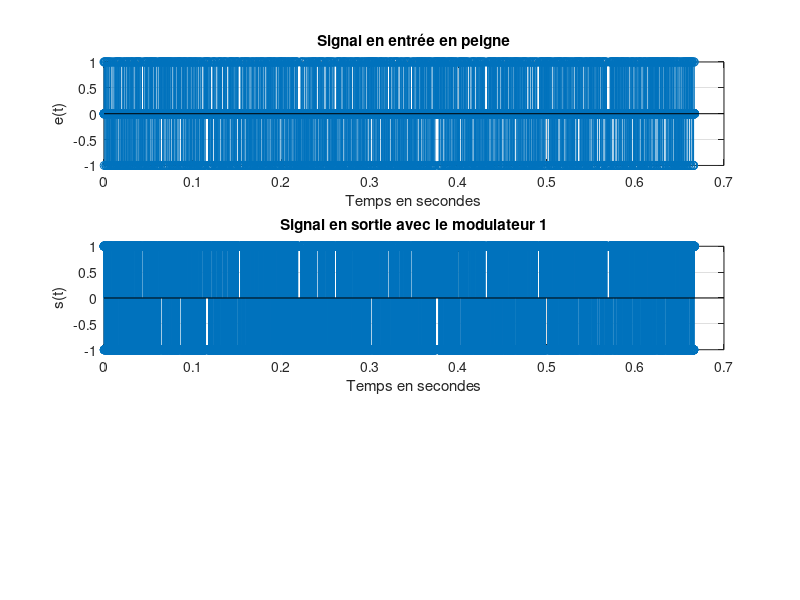
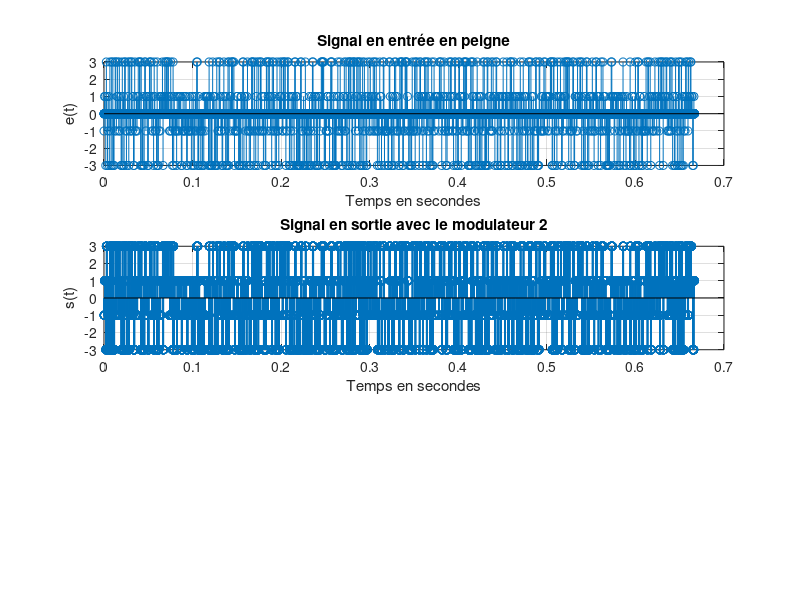
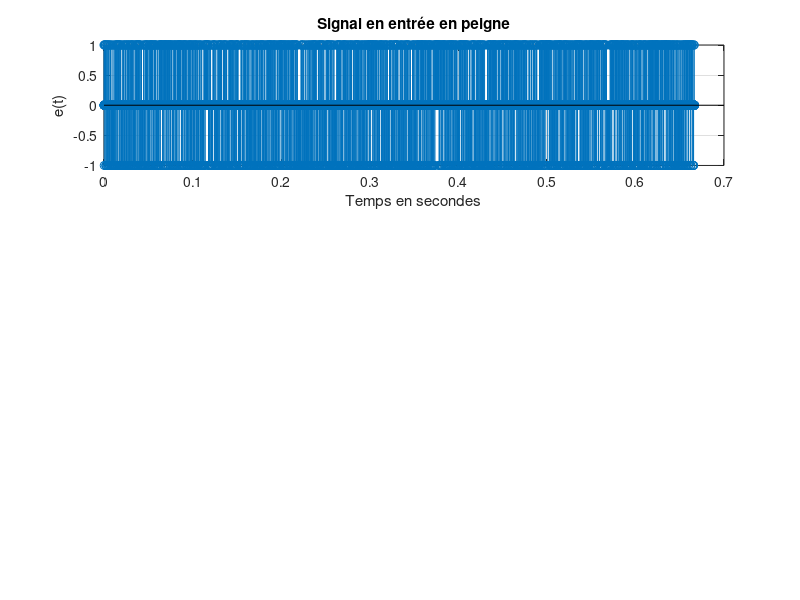

The MATLAB source for these figures, in order: (Note: this script raises an error after producing the figures.)
close all;
clear;
clc;
%% PARTIE 1 
%% Données 
% Frequence/Période d'echantillonage

Fe = 24000;%Hz
Te = 1/Fe; %seconde 

% Débit binaire 

Rb = 3000 % bits/s

Tb = 1/Rb; 

% Facteur de suréchantillonage 
Ns = Tb/Te % à déterminer dans chaque cas

% la durée symbole
Ts = Ns*Te; 


% Signal a transmettre 
taille = 2000; % le nombre de bits qu'on ve transmettre
transmettre = randi(0:1,1,taille) %génére aléatoirement taille bits



%% Les modulateurs 

%% Modulateteur 1 
% - Mapping : symboles binaires a moyenne nulle.
transmettre_1 = 2*transmettre; 
transmettre_1 = transmettre_1 -1; % les 1 deviennent des 1 et les 0 deviennent des -1 
mat = zeros(1,Ns); 
mat(1)= 1;  % [1 0 0 0 ...] 

transmettre_peigne = kron(transmettre_1, mat ); % une forme de peigne 

echelle = [0 : Te : (taille*Ts)-Te]; 

figure(1)
subplot(3,1,1);
stem(echelle,transmettre_peigne);grid on;
xlabel("Temps en secondes");
ylabel("e(t)");
title("Signal en entrée en peigne");

V_0 = -1; % symbole du bit 0 
V_1 = 1; %symbole du bit 1 

% – Filtre de mise en forme rectangulaire de hauteur 1 et de duree  egale a la duree symbole.
porte = ones(1,Ns); % le filtre de mise en forme [ 1 1 1 ...] de taille Ns 
entree_conv = filter(porte,1,transmettre_peigne); %le peigne convolué avec le filtre de mise en forme 

% Tracé
figure(1); 
subplot(3,1,2);
stem(echelle,entree_conv);grid on;
xlabel("Temps en secondes");
ylabel("s(t)");
title("Signal en sortie avec le modulateur 1");
exportgraphics(gcf,'./images/temp_mod1.png','Resolution',400);



%% Modulateur 2 
% - Mapping : symboles 4-aires `a moyenne nulle.
% – Filtre de mise en forme : rectangulaire de hauteur 1 et de duree egale a la duree symbole.

% Symboles avec le mapping de Gray 
V_00 = -3; 
V_01 = -1;
V_10 = 3;
V_11 = 1;

transmettre_2 = reshape(transmettre,2,[])'; % groupe les bits 2 par 2 
index = bi2de(transmettre_2)';  % convertir ligne par ligne de binaire en décimal [ 3 2 2 1 1 0 0 0 1 3...]

lut = [-3, -1, 3, 1];  
transmettre_2 = lut(index +1); % en decimal en peut le voir comme des indices [ -3 -1 1 ...]

mat = zeros(1,2*Ns); 
mat(1)= 1; 
transmettre_2 = kron(transmettre_2, mat ); % une forme de peigne [-3 0 0 0 0 -1 0 0 0 0 1 0 0 ...]

porte = ones(1,2*Ns);
transmettre_2_conv = filter(porte,1,transmettre_2); % la convolution avec la porte


echelle = [0 : Te : ((taille*Ts))-Te]; 

figure(2)
subplot(3,1,1);
stem(echelle,transmettre_2);grid on;
xlabel("Temps en secondes");
ylabel("e(t)");
title("Signal en entrée en peigne");

% Tracé
figure(2); 
subplot(3,1,2)
stem(echelle,transmettre_2_conv);grid on;
xlabel("Temps en secondes");
ylabel("s(t)");
title("Signal en sortie avec le modulateur 2");
exportgraphics(gcf,'./images/temp_mod2.png','Resolution',400);


%% Modulateur 3 
% – Mapping : symboles binaires a moyenne nulle.
% - – Filtre de mise en forme : 

%Signal a transmettre sous forme de peigne 
transmettre_3 = 2*transmettre; 
transmettre_3 = transmettre_3 -1; % les 1 deviennent des 1 et les 0 deviennent des -1 
mat = zeros(1,Ns); 
mat(1)= 1;  % [1 0 0 0 ...] 
transmettre_3 = kron(transmettre_3, mat );

figure(3)
subplot(3,1,1);
stem(echelle,transmettre_3);grid on;
xlabel("Temps en secondes");
ylabel("e(t)");
title("Signal en entrée en peigne");

%une reponse impulsionnelle de longueur
L = 8; % optimisé a 8
N = L*Ns + 1;

% roll of entre 0 et 1 
alpha = 1;

%racine de cosinus sur eleve
h = rcosdesign(alpha,L,Ns);


transmettre_3_conv = filter(h,1,transmettre_3); %le peigne convolué avec le filtre de mise en forme 


% Tracé
figure(3); 
subplot(3,1,2);
stem(echelle,transmettre_3_conv);grid on;
xlabel("Temps en secondes");
ylabel("s(t)");
title("Signal en sortie avec le modulateur 3");
exportgraphics(gcf,'./images/temp_mod3.png','Resolution',400);


%% Trace des DSP estimé et théorique 
% modulateur 1 
figure(1); 
subplot(3,1,3)
DSP_1=pwelch(entree_conv,[],[],[],Fe,'twosided'); % DSP pratique 
f = linspace(-Fe/2,Fe/2, length(DSP_1));
S_x1 = (Ts)*sinc(f*Ts).^2;  % DSP  théorique 
plot(f,10*log10(fftshift(DSP_1/max(DSP_1))),"g"); grid on 
hold on;
plot(f,10*log10(S_x1/max(S_x1)),"r");
xlabel("Fréquence en Hz")
ylabel("Densité spectrale de puissance (dB)")
legend('Densité de puissance estimée','Densitee de puissance théorique');
title("Comparaison de la DSP estimée et théorique du modulateur 1");
exportgraphics(gcf,'./images/DSP_mod1.png','Resolution',400);

figure(43)
plot(f,10*log10(fftshift(DSP_1/max(DSP_1))),"g"); grid on 
xlabel("Fréquence en Hz")
ylabel("Densité spectrale de puissance (dB)")
title("La DSP estimée du modulateur 1");
exportgraphics(gcf,'./images/DSP_solomod1.png','Resolution',400);

%modulateur 2 
figure(2); 
subplot(3,1,3)
DSP_2=pwelch(transmettre_2_conv,[],[],[],Fe,'twosided'); % DSP pratique 
f = linspace(-Fe/2,Fe/2, length(DSP_2));
S_x2 = 20*(Ts)*sinc(2*f*Ts).^2; % DSP théorique 

plot(f,10*log10(fftshift(DSP_2/max(DSP_2))),"g"); grid on
hold on;
plot(f,10*log10(S_x2/max(S_x2)));
xlabel("Fréquence en Hz")
ylabel("Densité spectrale de puissance (dB)")
legend('Densité de puissance estimée','Densitee de puissance théorique');
title("Comparaison de la DSP estimée et théorique du modulateur 2");
exportgraphics(gcf,'./images/DSP_mod2.png','Resolution',400);

figure(44)
plot(f,10*log10(fftshift(DSP_2/max(DSP_2))),"g"); grid on 
xlabel("Fréquence en Hz")
ylabel("Densité spectrale de puissance (dB)")
title("La DSP estimée du modulateur 2");
exportgraphics(gcf,'./images/DSP_solomod2.png','Resolution',400);

%modulateur 3 
figure(3); 
subplot(3,1,3)
DSP_3=pwelch(transmettre_3_conv,[],[],[],Fe,'twosided'); % DSP pratique 
f = linspace(-Fe/2,Fe/2, length(DSP_3));
indice = 1; 
S_x3 = zeros(1,length(DSP_3));
for i = linspace(-Fe/2,Fe/2, length(DSP_3))
    
    if abs(i) <= (1-alpha)/(2*Ts)
        S_x3(indice) = 1;
    elseif  (abs(i) <= (1+alpha)/(2*Ts) )&&((1-alpha)/(2*Ts) <= abs(i))
        S_x3(indice) = (1 + cos((pi*Ts/alpha)*(abs(i)-((1-alpha)/(2*Ts)))));
    else

        S_x3(indice) = 0;
    end 
    indice = indice +1;
end 


plot(f,10*log10(fftshift(DSP_3/max(DSP_3))),"g"); grid on 
hold on;
plot(f,10*log10(S_x3/max(S_x3)));
xlabel("Fréquence en Hz")
ylabel("Densité spectrale de puissance (dB)")
legend('Densité de puissance estimée','Densitee de puissance théorique');
title("Comparaison de la DSP estimée et théorique du modulateur 3");
exportgraphics(gcf,'./images/DSP_mod3.png','Resolution',400);

figure(44)
plot(f,10*log10(fftshift(DSP_3/max(DSP_3))),"g"); grid on 
xlabel("Fréquence en Hz")
ylabel("Densité spectrale de puissance (dB)")
title("La DSP estimée du modulateur 3");
exportgraphics(gcf,'./images/DSP_solomod3.png','Resolution',400);

figure(42) 
plot(f,10*log10(fftshift(DSP_3/max(DSP_3)))); grid on
hold on;
plot(f,10*log10(fftshift(DSP_2/max(DSP_2))),"r");
plot(f,10*log10(fftshift(DSP_1/max(DSP_1))),"g");
xlabel("Fréquence en Hz")
ylabel("Densité spectrale de puissance (dB)")
legend('Densité de puissance modulateur3','Densitee de puissance modulateur2','Densité de puissance modulateur1');
title("Comparaison des DSP 1, 2 et 3");
exportgraphics(gcf,'./images/DSP_123.png','Resolution',400);
%% Étude des interférences entre symbole et du critère de Nyquist

%Fréquence d'échantillonnage
Fe = 24000; %Hz
Te = 1/Fe;

% Débit binaire 
Rb = 3000; % bits/s
Tb = 1/Rb;

% Facteur de surechantillonnage
Ns = Tb/Te;

% 3.1 
% Bloc modulateur/démodulateur 
% Signal a transmettre 
taille = 20; % le nombre de bits qu'on ve transmettre
transmettre = randi(0:1,1,taille) %génére aléatoirement taille bits
transmettre_1 = 2*transmettre; 
transmettre_1 = transmettre_1 -1; % les 1 deviennent des 1 et les 0 deviennent des -1 
mat = zeros(1,Ns); 
mat(1)= 1;  % [1 0 0 0 ...] 

transmettre_kron = kron(transmettre_1, mat ); % une forme de peigne 

echelle = [0 : Te : (taille*Ts)-Te]; 

% – Filtre de mise en forme rectangulaire de hauteur 1 et de duree  egale a la duree symbole.
porte = ones(1,Ns); % le filtre de mise en forme [ 1 1 1 ...] de taille Ns 
conv_emission = filter(porte,1,transmettre_kron);  % Con
conv_reception_Signal = filter(porte,1,conv_emission);

% Tracé
figure(4); 
plot(echelle,conv_reception_Signal);grid on;
xlabel("Temps en secondes");
ylabel("s(t)");
title("Signal en sortie");
exportgraphics(gcf,'./images/3-1-sortie-filtre.png','Resolution',400);

% Le tracé de la Réponse impulsionnelle globale de la chaine de transmission, g
transmettre_impul = zeros(1,Ns);
transmettre_impul(floor(Ns/2)) = 1; % On envoie une impulsion

mat = zeros(1,Ns); 
mat(1)= 1;  % [1 0 0 0 ...] 

transmettre_kron = kron(transmettre_impul, mat ); % une forme de peigne 

echelle = [0 : Te : (Ns*Ts)-Te]; 
Signal_dirac = zeros(1,Ns);
Signal_dirac(1) = 1;
% – Filtre de mise en forme rectangulaire de hauteur 1 et de duree  egale a la duree symbole.
porte = ones(1,Ns); % le filtre de mise en forme [ 1 1 1 ...] de taille Ns 
g_impul = conv(porte,porte);

% Tracé
figure(5);
subplot(2,1,1)
stem(conv(porte,porte));grid on;
xlabel("points");

N = 1000;
porte = ones(1,N); % le filtre de mise en forme [ 1 1 1 ...] de taille Ns 
g_impul = conv(porte,porte);
subplot(2,1,2)
stem(0 : Te : (length(g_impul)*Te - Te),g_impul);grid on;
xlabel("temps en seconde");
ylabel("g(t)");
title("reponse impulsionnelle de g");
exportgraphics(gcf,'./images/3-1-rep-impulsionnelle.png','Resolution',400);


% échantillonage du Signal. n0 + mNs
n0 = 3;
echantillon = conv_reception_Signal(n0:Ns:end); % de la forme [8 8 8 -8 -8 8 ...]
temps = ((n0*Te)-Te:(Ns*Te):length(echantillon)*(Ns*Te)-Te);

echelle = (0:Te:taille*Ts-Te);
figure(6);
stem(temps,echantillon,'o')
hold on 
plot(echelle, conv_reception_Signal,'r');
xlabel("Temps en seconde")
ylabel("Signal")
legend('Signal échantillonné','Signal');
title("Échantillonnage du Signal")
exportgraphics(gcf,'./images/3-1-echantillonage_n03.png','Resolution',400);

%Signal en sortie 
bits_sortie = echantillon > 0; % Si c'est positif c'est un 1, si c'est négatif c'est un 0 


% Diagramme de l'oeil
figure(8);
plot(reshape(conv_reception_Signal,Ns,length(conv_reception_Signal)/Ns))
ylabel("Diagramme de l'oeil");
exportgraphics(gcf,'./images/3-1-diagrammeoeil.png','Resolution',400);

%Calcul taux d'erreur binaire
nb_bits_faux = sum(bits_sortie ~= transmettre );
taux_err_binaire = nb_bits_faux/length(transmettre); % pour n0 = 8, le taux est nulle

%% 3.2

BW1 = 8000 %Hz
BW2 = 1000 %Hz

% BW1 = 8000 %Hz
% passe bas : canal
ordre = 61;
t = (-(ordre-1)/2:(ordre-1)/2)*Te;
Fc = BW1;
passe_bas = 2*Fc/Fe*sinc(2*Fc*t);


figure(9)
N = numel(passe_bas);
pb_freq = fft(passe_bas, N); 
Hc = abs(fftshift(pb_freq));
plot(linspace(-Fc,Fc,length(pb_freq)),Hc) % la Réponse en frequence du filtre canal.
xlabel("Fréquence en Hz")
ylabel("pbfreq(f)");
title("Passe-bas en fréquence");
exportgraphics(gcf,'./images/3-2-passe-basBW1.png','Resolution',400);


% Signal a transmettre 
taille = 20; % le nombre de bits qu'on ve transmettre
transmettre = randi(0:1,1,taille) %génére aléatoirement taille bits


% Prise en compte du retard

transmettre_1 = 2*transmettre; 
transmettre_1 = transmettre_1 -1; % les 1 deviennent des 1 et les 0 deviennent des -1 
mat = zeros(1,Ns); 
mat(1)= 1;  % [1 0 0 0 ...] 

transmettre_kron = kron(transmettre_1, mat ); % une forme de peigne 

echelle = [0 : Te : (taille*Ts)-Te]; 


% – Filtre de mise en forme rectangulaire de hauteur 1 et de duree  egale a la duree symbole.
porte = ones(1,Ns); % le filtre de mise en forme [ 1 1 1 ...] de taille Ns 
conv_emission = filter(porte,1,transmettre_kron);  
canal = filter(passe_bas,1,[conv_emission zeros(1, (ordre-1)/2)]);
conv_reception_Signal = filter(porte,1,canal((ordre+1)/2:end));
 
% Tracé de la Réponse impulsionnelle
porte = ones(1,Ns); % le filtre de mise en forme [ 1 1 1 ...] de taille Ns 
%conv_emission = filter(porte,1,porte);  
canal = filter(passe_bas,1,[conv_emission zeros(1, (ordre-1)/2)]);
conv_reception_Signal = filter(porte,1,canal((ordre+1)/2:end));

% Tracé
figure(10); 
plot(echelle,conv_reception_Signal);grid on;
xlabel("Temps en secondes");
ylabel("s(t)");
title("Signal en sortie");
exportgraphics(gcf,'./images/3-2-sortieBW1.png','Resolution',400);

% Diagramme de l'oeil
figure(11);
plot(reshape(conv_reception_Signal,Ns,length(conv_reception_Signal)/Ns))
ylabel("Diagramme de l'oeil");
exportgraphics(gcf,'./images/3-2-diagramme-oeilBW1.png','Resolution',400);


% H(f)
f = linspace(-Fc,Fc,length(pb_freq));
H = (Ts)*sinc(Ts*f);
H_abs =  abs(fftshift(H));
figure(12)
plot(linspace(-Fc,Fc,length(pb_freq)),H_abs) % la Réponse en frequence du filtre canal.
xlabel("Fréquence en Hz")
ylabel("|H(f)|");
title("Passe-bas en fréquence");
exportgraphics(gcf,'./images/3-2-passe-basH(f)BW1.png','Resolution',400);

% H(f)Hr(f)


HHr_abs = abs(H).^2;
figure(13)
semilogy(linspace(-Fc,Fc,length(HHr_abs)),HHr_abs/max(HHr_abs)) 
hold on
semilogy(linspace(-Fc,Fc,length(Hc)),Hc/max(Hc),'r') % la Réponse en frequence du filtre canal.
legend('|H(f)Hr(f)|','|Hc(f)|' )
xlabel("Fréquence en Hz")
ylabel("Réponse fréquentielle|");
title("comparaison de courbe");
exportgraphics(gcf,'./images/3-2-courbes-superposeesBW1.png','Resolution',400);
hold off

% Tracé de la reponse impulsionnelle
figure(14)
stem(conv(porte,conv(porte,passe_bas)));

% TEB
n0 = 8;
echantillon = conv_reception_Signal(n0:Ns:end); % de la forme [8 8 8 -8 -8 8 ...]
temps = ((n0*Te)-Te:(Ns*Te):length(echantillon)*(Ns*Te)-Te);

echelle = (0:Te:taille*Ts-Te);
figure(15);
stem(temps,echantillon,'o')
hold on 
plot(echelle, conv_reception_Signal,'r');
xlabel("Temps en seconde")
ylabel("Signal")
legend('Signal échantillonné','Signal');
title("Échantillonnage du Signal")
exportgraphics(gcf,'./images/3-2-echantillonageBW1.png','Resolution',400);
hold off

%Signal en sortie 
bits_sortie = echantillon > 0; % Si c'est positif c'est un 1, si c'est négatif c'est un 0 

%Calcul taux d'erreur binaire
nb_bits_faux = sum(bits_sortie ~= transmettre );
taux_err_binaire = nb_bits_faux/length(transmettre); 
%%
%BW2 = 1000 Hz
% passe bas : canal
ordre = 61;
t = (-(ordre-1)/2:(ordre-1)/2)*Te;
Fc = BW2;
passe_bas = 2*Fc/Fe*sinc(2*Fc*t);


figure(9)
N = numel(passe_bas);
pb_freq = fft(passe_bas, N); 
Hc = abs(fftshift(pb_freq));
plot(linspace(-Fc,Fc,length(pb_freq)),Hc) % la Réponse en frequence du filtre canal.
xlabel("Fréquence en Hz")
ylabel("pbfreq(f)");
title("Passe-bas en fréquence");
exportgraphics(gcf,'./images/3-2-passe-basBW2.png','Resolution',400);


% Signal a transmettre 
taille = 20; % le nombre de bits qu'on ve transmettre
transmettre = randi(0:1,1,taille) %génére aléatoirement taille bits


% Prise en compte du retard

transmettre_1 = 2*transmettre; 
transmettre_1 = transmettre_1 -1; % les 1 deviennent des 1 et les 0 deviennent des -1 
mat = zeros(1,Ns); 
mat(1)= 1;  % [1 0 0 0 ...] 

transmettre_kron = kron(transmettre_1, mat ); % une forme de peigne 

echelle = [0 : Te : (taille*Ts)-Te]; 


% – Filtre de mise en forme rectangulaire de hauteur 1 et de duree  egale a la duree symbole.
porte = ones(1,Ns); % le filtre de mise en forme [ 1 1 1 ...] de taille Ns 
conv_emission = filter(porte,1,transmettre_kron);  
canal = filter(passe_bas,1,[conv_emission zeros(1, (ordre-1)/2)]);
conv_reception_Signal = filter(porte,1,canal((ordre+1)/2:end));
 
% Tracé de la Réponse impulsionnelle
porte = ones(1,Ns); % le filtre de mise en forme [ 1 1 1 ...] de taille Ns 
%conv_emission = filter(porte,1,porte);  
canal = filter(passe_bas,1,[conv_emission zeros(1, (ordre-1)/2)]);
conv_reception_Signal = filter(porte,1,canal((ordre+1)/2:end));

% Tracé
figure(10); 
plot(echelle,conv_reception_Signal);grid on;
xlabel("Temps en secondes");
ylabel("s(t)");
title("Signal en sortie");
exportgraphics(gcf,'./images/3-2-sortieBW2.png','Resolution',400);

% Diagramme de l'oeil
figure(11);
plot(reshape(conv_reception_Signal,Ns,length(conv_reception_Signal)/Ns))
ylabel("Diagramme de l'oeil");
exportgraphics(gcf,'./images/3-2-diagramme-oeilBW2.png','Resolution',400);


% H(f)
f = linspace(-Fc,Fc,length(pb_freq));
H = (Ts)*sinc(Ts*f);
H_abs =  abs(fftshift(H));
figure(12)
plot(linspace(-Fc,Fc,length(pb_freq)),H_abs) % la Réponse en frequence du filtre canal.
xlabel("Fréquence en Hz")
ylabel("|H(f)|");
title("Passe-bas en fréquence");
exportgraphics(gcf,'./images/3-2-passe-basH(f)BW2.png','Resolution',400);

% H(f)Hr(f)


HHr_abs = abs(H).^2;
figure(13)
semilogy(linspace(-Fc,Fc,length(HHr_abs)),HHr_abs/max(HHr_abs)) 
hold on
semilogy(linspace(-Fc,Fc,length(Hc)),Hc/max(Hc),'r') % la Réponse en frequence du filtre canal.
legend('|H(f)Hr(f)|','|Hc(f)|' )
xlabel("Fréquence en Hz")
ylabel("Réponse fréquentielle|");
title("comparaison de courbe");
exportgraphics(gcf,'./images/3-2-courbes-superposeesBW2.png','Resolution',400);
hold off

% Tracé de la reponse impulsionnelle
figure(14)
stem(conv(porte,conv(porte,passe_bas)));

% TEB
n0 = 8;
echantillon = conv_reception_Signal(n0:Ns:end); % de la forme [8 8 8 -8 -8 8 ...]
temps = ((n0*Te)-Te:(Ns*Te):length(echantillon)*(Ns*Te)-Te);

echelle = (0:Te:taille*Ts-Te);
figure(15);
stem(temps,echantillon,'o')
hold on 
plot(echelle, conv_reception_Signal,'r');
xlabel("Temps en seconde")
ylabel("Signal")
legend('Signal échantillonné','Signal');
title("Échantillonnage du Signal")
exportgraphics(gcf,'./images/3-2-echantillonageBW2.png','Resolution',400);
hold off

%Signal en sortie 
bits_sortie = echantillon > 0; % Si c'est positif c'est un 1, si c'est négatif c'est un 0 

%Calcul taux d'erreur binaire
nb_bits_faux = sum(bits_sortie ~= transmettre );
taux_err_binaire = nb_bits_faux/length(transmettre); 


%% Bruit
Fe = 24000;%Hz
Te = 1/Fe; %seconde 

% Débit binaire 

Rb = 3000; % bits/s

Tb = 1/Rb; 

% Facteur de suréchantillonage 
Ns = Tb/Te; % à déterminer dans chaque cas

% la durée symbole
Ts = Ns*Te; 


% Signal a transmettre 
taille = 10000; % le nombre de bits qu'on ve transmettre
transmettre = randi(0:1,1,taille); %génére aléatoirement taille bits


% Signal selon le filtre de mise en forme
%% Chaine 1 
% - Mapping : symboles binaires a moyenne nulle.
transmettre_1 = 2*transmettre; 
transmettre_1 = transmettre_1 -1; % les 1 deviennent des 1 et les 0 deviennent des -1 
mat = zeros(1,Ns); 
mat(1)= 1;  % [1 0 0 0 ...] 

transmettre_peigne = kron(transmettre_1, mat ); % une forme de peigne 


V_0 = -1; % symbole du bit 0 
V_1 = 1; %symbole du bit 1 

% – Filtre de mise en forme rectangulaire de hauteur 1 et de duree  egale a la duree symbole.
porte = ones(1,Ns); % le filtre de mise en forme [ 1 1 1 ...] de taille Ns 
x = filter(porte,1,transmettre_peigne); %le peigne convolué avec le filtre de mise en forme 


P_x = mean(abs(x).^2); % Puissance du Signal modulé en fréquence
M = 2; % ordre de la modulation
%Signal a bruit par bit souhaité a l entrée du récepteur Eb/N0
 dB = 0;
Eb_N0 = 10^(dB/10);
 % dB =10^(Eb/10*N0)
 % Eb/N0 = 10*log10(dB)

P_b = (P_x*Ns)/(2*log2(M)*(Eb_N0)); % Puissance du bruit
sigma = sqrt(P_b);
bruit = sigma*randn(1,length(x));

x_bruite = x + bruit;

% filtre de reception 
x_choisi = x;
x_chaine1_sortie = filter(porte,1,x_choisi);

% Echantillonnage aux instants optimaux
n0 = 8;
echantillon_chaine1 = x_chaine1_sortie(n0:Ns:end); % de la forme [8 8 8 -8 -8 8 ...]

temps = ((n0*Te)-Te:(Ns*Te):length(echantillon_chaine1)*(Ns*Te)-Te);

echelle = (0:Te:taille*Ts-Te);
figure(16);
stem(temps,echantillon_chaine1,'o')
hold on 
plot(echelle, x_chaine1_sortie,'r');
xlabel("Temps en seconde")
ylabel("Signal")
legend('Signal échantillonné','Signal');
title("Échantillonnage du Signal")
exportgraphics(gcf,'./images/4-1-tempchaine1.png','Resolution',400);

% Diagramme de l'oeil

figure(17); 
plot(reshape(x_chaine1_sortie,Ns,length(x_chaine1_sortie)/Ns))
ylabel("Diagramme de l'oeil");
%exportgraphics(gcf,'./images/4-1-diagoeilchaine1.png','Resolution',400);

%Signal en sortie 
bits_sortie_chaine1 = echantillon_chaine1 > 0; % Si c'est positif c'est un 1, si c'est négatif c'est un 0 

%Calcul taux d'erreur binaire
nb_bits_faux_chaine1 = sum(bits_sortie_chaine1 ~= transmettre );
taux_err_binaire_chaine1 = nb_bits_faux_chaine1/length(transmettre); 


% TEB pratique et theorique 
TEB_pratique_1 = [];
TEB_theorique_1 = [];

% %Tracé des différents diagrammes de l'oeil
%         db = 0;
%     Eb_N0 = 10^(db/10);
%     P_b = (P_x*Ns)/(2*log2(M)*(Eb_N0)); % Puissance du bruit
%     sigma = sqrt(P_b);
%     bruit = sigma*randn(1,length(x));
%     % passage dans le canal
%     x_bruite = x + bruit;
%     x_choisi = x_bruite;
%     x_chaine1_sortie = filter(porte,1,x_choisi);
%     figure(35); 
%     subplot(221);
%     plot(reshape(x_chaine1_sortie,Ns,length(x_chaine1_sortie)/Ns));
%     ylabel("Rapport = 0 dB")
%         db = 2;
%     Eb_N0 = 10^(db/10);
%     P_b = (P_x*Ns)/(2*log2(M)*(Eb_N0)); % Puissance du bruit
%     sigma = sqrt(P_b);
%     bruit = sigma*randn(1,length(x));
%     % passage dans le canal
%     x_bruite = x + bruit;
%     x_choisi = x_bruite;
%     x_chaine1_sortie = filter(porte,1,x_choisi);
%     figure(35); 
%     subplot(222);
%     plot(reshape(x_chaine1_sortie,Ns,length(x_chaine1_sortie)/Ns))
%     ylabel("Rapport = 2 dB")
%         db = 5;
%     Eb_N0 = 10^(db/10);
%     P_b = (P_x*Ns)/(2*log2(M)*(Eb_N0)); % Puissance du bruit
%     sigma = sqrt(P_b);
%     bruit = sigma*randn(1,length(x));
%     % passage dans le canal
%     x_bruite = x + bruit;
%     x_choisi = x_bruite;
%     x_chaine1_sortie = filter(porte,1,x_choisi);
%     figure(35); 
%     subplot(223);
%     plot(reshape(x_chaine1_sortie,Ns,length(x_chaine1_sortie)/Ns));
%     ylabel("Rapport = 5 dB")
%         db = 8;
%     Eb_N0 = 10^(db/10);
%     P_b = (P_x*Ns)/(2*log2(M)*(Eb_N0)); % Puissance du bruit
%     sigma = sqrt(P_b);
%     bruit = sigma*randn(1,length(x));
%     % passage dans le canal
%     x_bruite = x + bruit;
%     x_choisi = x_bruite;
%     x_chaine1_sortie = filter(porte,1,x_choisi);
%     figure(35); 
%     subplot(224);
%     plot(reshape(x_chaine1_sortie,Ns,length(x_chaine1_sortie)/Ns))
%     %ylabel("\frac{E_b}{N_O}=8 dB")
%     ylabel("Rapport = 8 dB")
% 
%     exportgraphics(gcf,'./images/4-1-valrapportchaine1.png','Resolution',400);


%Tracé de la courbe des TEB théo et simulé
for db = 0:0.5:8
    Eb_N0 = 10^(db/10);
    P_b = (P_x*Ns)/(2*log2(M)*(Eb_N0)); % Puissance du bruit
    sigma = sqrt(P_b);
    bruit = sigma*randn(1,length(x));
    % passage dans le canal
    x_bruite = x + bruit;
    x_choisi = x_bruite;
    x_chaine1_sortie = filter(porte,1,x_choisi);
    % Echantiollonage
    n0 = 8;
    echantillon_chaine1 = x_chaine1_sortie(n0:Ns:end);
    bits_sortie_chaine1 = echantillon_chaine1 > 0; % Si c'est positif c'est un 1, si c'est négatif c'est un 0 

    %Calcul taux d'erreur binaire
    nb_bits_faux_chaine1 = sum(bits_sortie_chaine1 ~= transmettre );
    TEB_p = nb_bits_faux_chaine1/length(transmettre); 

    TEB_pratique_1 = [TEB_pratique_1 TEB_p];
    TEB_t =qfunc(sqrt(2*Eb_N0));
    TEB_theorique_1 = [TEB_theorique_1 TEB_t];

end 

figure(18)
semilogy(0:0.5:8,TEB_theorique_1);
hold on;
semilogy(0:0.5:8,TEB_pratique_1,'g');
hold off;
xlabel("E_b/N_0")
ylabel("TEB")
legend("TEB_{theorique}","TEB_{pratique}")
title("Comparaison des TEB pratique et théorique")
%exportgraphics(gcf,'./images/4-1-compatebchaine1.png','Resolution',400);


%% Chaine 2
% - Mapping : symboles binaires a moyenne nulle.
transmettre_2 = 2*transmettre; 
transmettre_2 = transmettre_2 -1; % les 1 deviennent des 1 et les 0 deviennent des -1 
mat = zeros(1,Ns); 
mat(1)= 1;  % [1 0 0 0 ...] 

transmettre_peigne = kron(transmettre_2, mat ); % une forme de peigne 



V_0 = -1; % symbole du bit 0 
V_1 = 1; %symbole du bit 1 

% – Filtre de mise en forme rectangulaire de hauteur 1 et de duree  egale a la duree symbole.
porte = ones(1,Ns); % le filtre de mise en forme [ 1 1 1 ...] de taille Ns 

x = filter(porte,1,transmettre_peigne); %le peigne convolué avec le filtre de mise en forme 


P_x = mean(abs(x).^2); % Puissance du Signal modulé en fréquence
M = 2; % ordre de la modulation
%Signal a bruit par bit souhaité a l entrée du récepteur Eb/N0
 dB = 0;
Eb_N0 = 10^(dB/10);
 % dB =10^(Eb/10*N0)
 % Eb/N0 = 10*log10(dB)

P_b = (P_x*Ns)/(2*log2(M)*(Eb_N0)); % Puissance du bruit
sigma = sqrt(P_b);
bruit = sigma*randn(1,length(x));

x_bruite = x + bruit;

% filtre de reception 
x_choisi = x;
x_chaine2_sortie = filter(ones(1,Ns/2),1,x_choisi);

% Echantillonnage aux instants optimaux



n0 = 8;
echantillon_chaine2 = x_chaine2_sortie(n0:Ns:end); % de la forme [8 8 8 -8 -8 8 ...]

temps = ((n0*Te)-Te:(Ns*Te):length(echantillon_chaine2)*(Ns*Te)-Te);

echelle = (0:Te:taille*Ts-Te);
figure(19);
stem(temps,echantillon_chaine2,'o')
hold on 
plot(echelle, x_chaine2_sortie,'r');
xlabel("Temps en seconde")
ylabel("Signal")
legend('Signal échantillonné','Signal');
title("Échantillonnage du Signal")
exportgraphics(gcf,'./images/4-1-tempchaine2.png','Resolution',400);

% Diagramme de l'oeil
% 
% figure(20); 
% plot(reshape(x_chaine2_sortie,Ns,length(x_chaine2_sortie)/Ns))
% ylabel("Diagramme de l'oeil");
% exportgraphics(gcf,'./images/4-1-diagoeilchaine2.png','Resolution',400);

%Signal en sortie 
bits_sortie_chaine2 = echantillon_chaine2 > 0; % Si c'est positif c'est un 1, si c'est négatif c'est un 0 

%Calcul taux d'erreur binaire
nb_bits_faux_chaine2 = sum(bits_sortie_chaine2 ~= transmettre );
taux_err_binaire_chaine2 = nb_bits_faux_chaine2/length(transmettre); 

% %Tracé des différents diagrammes de l'oeil
%         db = 0;
%     Eb_N0 = 10^(db/10);
%     P_b = (P_x*Ns)/(2*log2(M)*(Eb_N0)); % Puissance du bruit
%     sigma = sqrt(P_b);
%     bruit = sigma*randn(1,length(x));
%     % passage dans le canal
%     x_bruite = x + bruit;
%     x_choisi = x_bruite;
%     x_chaine2_sortie = filter(porte,1,x_choisi);
%     figure(36); 
%     subplot(221);
%     plot(reshape(x_chaine2_sortie,Ns,length(x_chaine2_sortie)/Ns));
%     ylabel("Rapport = 0 dB")
%         db = 2;
%     Eb_N0 = 10^(db/10);
%     P_b = (P_x*Ns)/(2*log2(M)*(Eb_N0)); % Puissance du bruit
%     sigma = sqrt(P_b);
%     bruit = sigma*randn(1,length(x));
%     % passage dans le canal
%     x_bruite = x + bruit;
%     x_choisi = x_bruite;
%     x_chaine2_sortie = filter(porte,1,x_choisi);
%     figure(36); 
%     subplot(222);
%     plot(reshape(x_chaine2_sortie,Ns,length(x_chaine2_sortie)/Ns))
%     ylabel("Rapport = 2 dB")
%         db = 5;
%     Eb_N0 = 10^(db/10);
%     P_b = (P_x*Ns)/(2*log2(M)*(Eb_N0)); % Puissance du bruit
%     sigma = sqrt(P_b);
%     bruit = sigma*randn(1,length(x));
%     % passage dans le canal
%     x_bruite = x + bruit;
%     x_choisi = x_bruite;
%     x_chaine2_sortie = filter(porte,1,x_choisi);
%     figure(36); 
%     subplot(223);
%     plot(reshape(x_chaine2_sortie,Ns,length(x_chaine2_sortie)/Ns));
%     ylabel("Rapport = 5 dB")
%         db = 8;
%     Eb_N0 = 10^(db/10);
%     P_b = (P_x*Ns)/(2*log2(M)*(Eb_N0)); % Puissance du bruit
%     sigma = sqrt(P_b);
%     bruit = sigma*randn(1,length(x));
%     % passage dans le canal
%     x_bruite = x + bruit;
%     x_choisi = x_bruite;
%     x_chaine2_sortie = filter(porte,1,x_choisi);
%     figure(36); 
%     subplot(224);
%     plot(reshape(x_chaine2_sortie,Ns,length(x_chaine2_sortie)/Ns))
%     %ylabel("\frac{E_b}{N_O}=8 dB")
%     ylabel("Rapport = 8 dB")
% exportgraphics(gcf,'./images/4-1-valrapportchaine2.png','Resolution',400);

% TEB pratique et theorique 
TEB_pratique_2 = [];
TEB_theorique_2 = [];

for db = 0:0.5:8
    Eb_N0 = 10^(db/10);
    P_x = mean(abs(x).^2); % Puissance du Signal modulé en fréquence
    P_b = (P_x*Ns)/(2*log2(M)*(Eb_N0)); % Puissance du bruit
    sigma = sqrt(P_b);
    bruit = sigma*randn(1,length(x));
% passage dans le canal
    x_bruite = x + bruit;
    x_choisi = x_bruite;
    x_chaine2_sortie = filter(ones(1,Ns/2),1,x_choisi);
% Echantiollonage
    n0 = 8;
    echantillon_chaine2 = x_chaine2_sortie(n0:Ns:end);
    bits_sortie_chaine2 = echantillon_chaine2 > 0; % Si c'est positif c'est un 1, si c'est négatif c'est un 0 

    %Calcul taux d'erreur binaire
    nb_bits_faux_chaine2 = sum(bits_sortie_chaine2 ~= transmettre );
    TEB_p = nb_bits_faux_chaine2/length(transmettre); 

    TEB_pratique_2 = [TEB_pratique_2 TEB_p];
    TEB_t =qfunc(sqrt(Eb_N0));
    TEB_theorique_2 = [TEB_theorique_2 TEB_t];

end 

figure(21)
semilogy(0:0.5:8,TEB_theorique_2);
hold on;
semilogy(0:0.5:8,TEB_pratique_2,'g');
hold off;
xlabel("E_b/N_0")
ylabel("TEB")
legend("TEB_{theorique}","TEB_{pratique}")
title("Comparaison des TEB pratique et théorique")
%exportgraphics(gcf,'./images/4-1-compatebchaine2.png','Resolution',400);




%% Bruit
Fe = 24000;%Hz
Te = 1/Fe; %seconde 

% nombre de symbole
M = 4;
nb_sym = log2(M);

% Débit binaire 

Rb = 3000; % bits/s

Tb = 1/Rb; 

% la durée symbole
Ts = nb_sym*Tb; 

% Facteur de suréchantillonage 
Ns = Ts/Te; % à déterminer dans chaque cas




% Signal a transmettre 
taille = 20000; % le nombre de bits qu'on ve transmettre
transmettre = randi(0:1,1,taille); %génére aléatoirement taille bits
%% Chaine 3
% - Mapping : 4 aire
% Symboles avec le mapping de Gray 
V_00 = -3; 
V_01 = -1;
V_10 = 3;
V_11 = 1;

transmettre_3 = reshape(transmettre,2,[])'; % groupe les bits 2 par 2 
index = bi2de(transmettre_3)';  % convertir ligne par ligne de binaire en décimal [ 3 2 2 1 1 0 0 0 1 3...]

lut = [-3, -1, 3, 1];  
transmettre_3 = lut(index +1); % en decimal en peut le voir comme des indices [ -3 -1 1 ...]

mat = zeros(1,Ns); 
mat(1)= 1; 
transmettre_3 = kron(transmettre_3, mat ); % une forme de peigne [-3 0 0 0 0 -1 0 0 0 0 1 0 0 ...]

porte = ones(1,Ns);
x = filter(porte,1,transmettre_3); % la convolution avec la porte


echelle = [0 : Te : ((taille*Ts))-Te]; 

P_x = mean(abs(x).^2); % Puissance du Signal modulé en fréquence

%Signal a bruit par bit souhaité a l entrée du récepteur Eb/N0
 dB = 0;
Eb_N0 = 10^(dB/10);
 % dB =10^(Eb/10*N0)
 % Eb/N0 = 10*log10(dB)

P_b = (P_x*Ns)/(2*log2(M)*(Eb_N0)); % Puissance du bruit
sigma = sqrt(P_b);
bruit = sigma*randn(1,length(x));

x_bruite = x + bruit;

% filtre de reception 
x_choisi = x;
x_chaine3_sortie = filter(ones(1,Ns),1,x_choisi);

% Echantillonnage aux instants optimaux

n0 = 16;
echantillon_chaine3 = x_chaine3_sortie(n0:Ns:end); 

temps = ((n0*2*Te)-2*Te:(Ns*2*Te):length(echantillon_chaine3)*(Ns*2*Te)-2*Te);

echelle = (0:2*Te:taille*Ts-Te);

figure(23);
stem(temps,echantillon_chaine3,'o')
hold on 
plot(echelle, x_chaine3_sortie,'r');
xlabel("Temps en seconde")
ylabel("Signal")
legend('Signal échantillonné','Signal');
title("Échantillonnage du Signal")
exportgraphics(gcf,'./images/4-1-tempchaine3.png','Resolution',400);

% Diagramme de l'oeil

figure(24); 
plot(reshape(x_chaine3_sortie,Ns,length(x_chaine3_sortie)/Ns))
ylabel("Diagramme de l'oeil");
%exportgraphics(gcf,'./images/4-1-diagoeilchaine3.png','Resolution',400);


% Démapping

%Signal en sortie 
V_00 = -3; 
V_01 = -1;
V_10 = 1;
V_11 = 3;



sortie_dec = echantillon_chaine3';
%Décision

%trouver les 00
ind_00 = echantillon_chaine3' < -32;
sortie_dec(ind_00) = -3;

% trouver les 01
ind_01 = (echantillon_chaine3' >= -32)&(echantillon_chaine3' <0);

sortie_dec(ind_01) = -1;


% trouver les 10
ind_10 = (echantillon_chaine3' > 32);
sortie_dec(ind_10) = 1;


% trouver les 11
ind_11 =  (echantillon_chaine3' >= 0)&(echantillon_chaine3' < 32);

sortie_dec(ind_11) = 3;



% mettre sous la forme [0 1 2 3 1 2 1 1 3 ...]'
sortie_dec = (sortie_dec + 3);
sortie_dec = sortie_dec/2;


% transformation en binaire
sortie_dec_bi = de2bi(sortie_dec);

% mettre sous la forme [ 1 0 1 1 1 0 ...]
sortie_dec_bi = sortie_dec_bi';
bits_sortie_chaine3 = reshape(sortie_dec_bi,1,[]);

%Calcul taux d'erreur binaire
nb_bits_faux_chaine3 = sum(bits_sortie_chaine3 ~= transmettre );
taux_err_binaire_chaine3 = nb_bits_faux_chaine3/length(transmettre); 

% TEB pratique et theorique 
TEB_pratique_3 = [];
TEB_theorique_3 = [];

for db = 0:0.5:8
    Eb_N0 = 10^(db/10);
    P_x = mean(abs(x).^2); % Puissance du Signal modulé en fréquence
    P_b = (P_x*Ns)/(2*log2(M)*(Eb_N0)); % Puissance du bruit
    sigma = sqrt(P_b);
    bruit = sigma*randn(1,length(x));
% passage dans le canal
    x_bruite = x + bruit;
    x_choisi = x_bruite;
    x_chaine3_sortie = filter(ones(1,Ns),1,x_choisi);
% Echantiollonage
    n0 = 16;
    echantillon_chaine3 = x_chaine3_sortie(n0:Ns:end);
    % trouver les 01
sortie_dec = echantillon_chaine3';
%Décision

%trouver les 00
ind_00 = echantillon_chaine3' < -32;
sortie_dec(ind_00) = -3;

% trouver les 01
ind_01 = (echantillon_chaine3' >= -32)&(echantillon_chaine3' <0);

sortie_dec(ind_01) = -1;


% trouver les 10
ind_10 = (echantillon_chaine3' > 32);
sortie_dec(ind_10) = 1;


% trouver les 11
ind_11 =  (echantillon_chaine3' >= 0)&(echantillon_chaine3' < 32);

sortie_dec(ind_11) = 3;

% mettre sous la forme [0 1 2 3 1 2 1 1 3 ...]'
sortie_dec = (sortie_dec + 3);
sortie_dec = sortie_dec/2;
% transformation en binaire
sortie_dec_bi = de2bi(sortie_dec);

% mettre sous la forme [ 1 0 1 1 1 0 ...]
sortie_dec_bi = sortie_dec_bi';
bits_sortie_chaine3 = reshape(sortie_dec_bi,1,[]);



    %Calcul taux d'erreur binaire
    nb_bits_faux_chaine3 = sum(bits_sortie_chaine3 ~= transmettre );
    TEB_p = nb_bits_faux_chaine3/length(transmettre); 

    TES = 2*((M-1)/M) * qfunc(sqrt(Eb_N0*6*log2(M)/(M^2 -1)));
    TEB_pratique_3 = [TEB_pratique_3 TEB_p];
    TEB_t = TES/log2(M);
    TEB_theorique_3 = [TEB_theorique_3 TEB_t];

end 

figure(25)
semilogy(0:0.5:8,TEB_theorique_3);
hold on;
semilogy(0:0.5:8,TEB_pratique_3,'g');
hold off;
xlabel("E_b/N_0")
ylabel("TEB")
legend("TEB_{theorique}","TEB_{pratique}")
title("Comparaison des TEB pratique et théorique")
exportgraphics(gcf,'./images/4-1-compatebchaine3.png','Resolution',400);

%% Tracé des TEBs obtenu par simulation pour les chaines de transmission 1 et 2.


figure(26)
semilogy(0:0.5:8,TEB_pratique_1);
hold on;
semilogy(0:0.5:8,TEB_pratique_2,'g');
semilogy(0:0.5:8,TEB_theorique_2,'g');
semilogy(0:0.5:8,TEB_theorique_1);
hold off;
xlabel("E_b/N_0")
ylabel("TEB")
legend("TEB_1","TEB_2")
title("Comparaison des TEB de la chaine 1 et 2")
exportgraphics(gcf,'./images/4-1-compatebchaine12.png','Resolution',400);



figure(27)
semilogy(0:0.5:8,TEB_pratique_1);
hold on;
semilogy(0:0.5:8,TEB_pratique_3,'g');
semilogy(0:0.5:8,TEB_theorique_3,'g');
semilogy(0:0.5:8,TEB_theorique_1);
hold off;
xlabel("E_b/N_0")
ylabel("TEB")
legend("TEB_1","TEB_3")
title("Comparaison des TEB de la chaine 1 et 3")
exportgraphics(gcf,'./images/4-1-compatebchaine13.png','Resolution',400);






